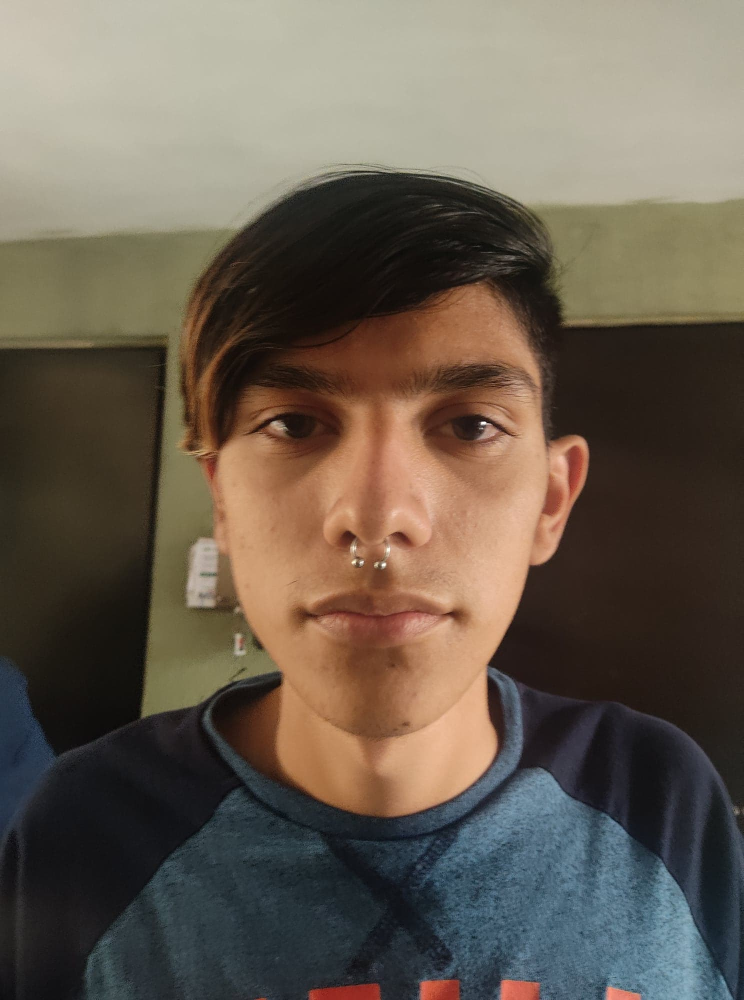
#> input picture Arturo.jpg, 1488 x 2000 px (shown at 1/2 size)
$ python deteccionOjosImagen.py
#> lines starting #> are read from the running program, lines starting #| are printed output that depends on the picture; after the words box and inside, x2 and y2 are one past the last pixel; in counts of white or black regions, pixels touching at a corner belong together
#id Eyes Face
#Detecta solo de frente
import cv2
import numpy as np

face_cascade = cv2.CascadeClassifier('C:/Users/HP/OneDrive/Escritorio/8vo Semestre/TMPI/2do Parcial/haarcascade_frontalface_default.xml') #Cargar el archivo de cascada para reconocer la cara
eye_casade = cv2.CascadeClassifier('C:/Users/HP/OneDrive/Escritorio/8vo Semestre/TMPI/2do Parcial/haarcascade_eye.xml') #Cargar el archivo de cascada para reconocer los ojos
#face_cascade = cv2.CascadeClassifier('C://Users//Reyno21//OneDrive//Escritorio//Identificacion_d_Borrachos//haarcascade_frontalface_default.xml') #Cargar el archivo de cascada para reconocer la cara
#eye_casade = cv2.CascadeClassifier("C://Users//Reyno21//OneDrive//Escritorio//Identificacion_d_Borrachos//haarcascade_eye.xml")

img = cv2.imread('Arturo.jpg')
#> img is the input picture: shape (2000, 1488, 3); mean B, G, R 80.6, 93.4, 104
res = cv2.resize(img, dsize=(610, 620), interpolation=cv2.INTER_CUBIC)
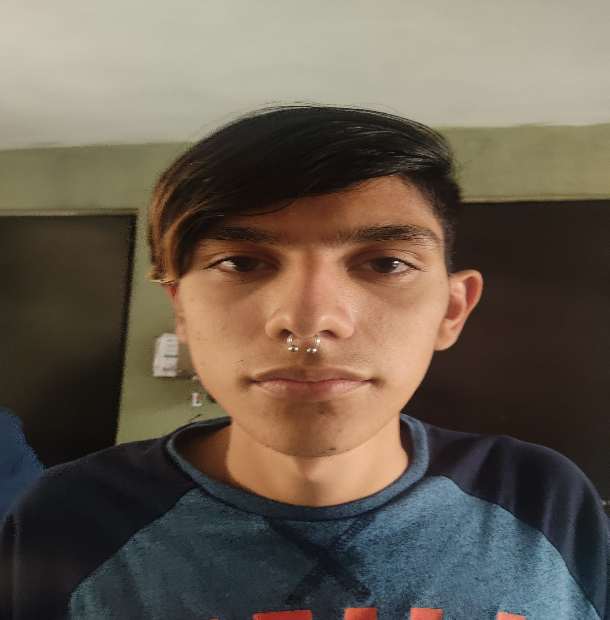
#> res: shape (620, 610, 3); mean B, G, R 80.6, 93.4, 104
gray = cv2.cvtColor(res, cv2.COLOR_BGR2GRAY) #Convertir la imagen a escala de grises
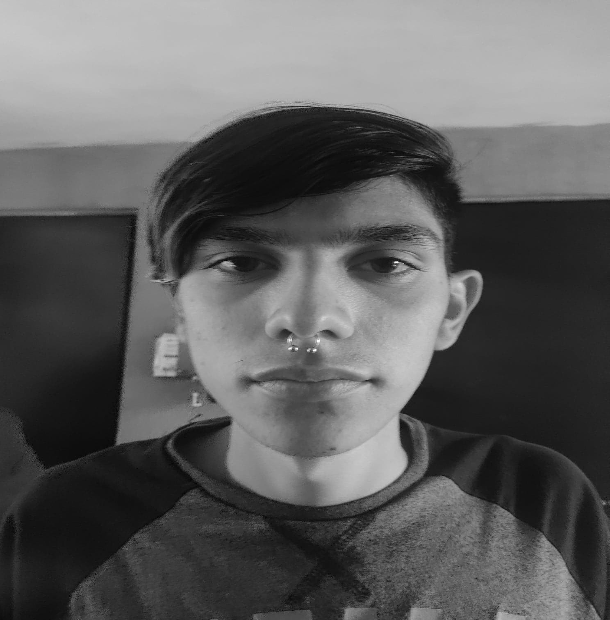
#> gray: shape (620, 610); min 1, max 254, mean 95.1

face = face_cascade.detectMultiScale(gray, 1.3, 5) #Detectar la cara
#> face = [[164, 146, 318, 318]]

for (x,y,w,h) in face: #Recorrer el arreglo de caras
    cv2.rectangle(res, (x,y), (x+w, y+h), (255,0,0), 2) #Dibujar un rectangulo en la cara
    roi_gray = gray[y:y+h, x:x+w] #Recortar la cara
    roi_color = res[y:y+h, x:x+w] #Recortar la cara
    eyes = eye_casade.detectMultiScale(roi_gray) #Detectar los ojos
    for (ex,ey,ew,eh) in eyes: #Recorrer el arreglo de ojos
        cv2.rectangle(roi_color, (ex,ey), (ex+ew, ey+eh), (0,255,0), 2) #Dibujar un rectangulo en los ojos
#> this loop made 1 pass
#> (x, y, w, h, eyes) on pass 1: (164, 146, 318, 318, [[167, 67, 97, 97], [40, 76, 77, 77]])
#> pass 1, `roi_gray = gray[y:y+h, x:x+w]`:
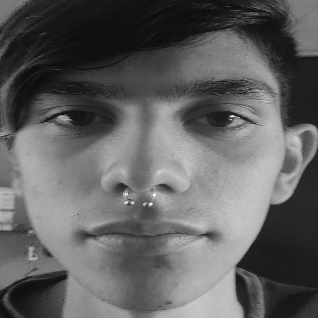
#> roi_gray: shape (318, 318); min 1, max 254, mean 96.6
#> pass 1, `roi_color = res[y:y+h, x:x+w]`:
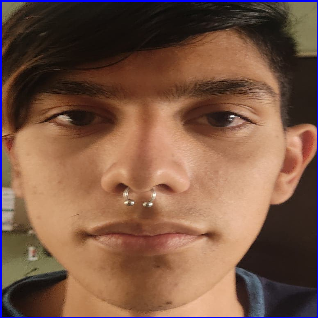
#> roi_color: shape (318, 318, 3); mean B, G, R 69.6, 87.5, 122.1
#> after the loop:
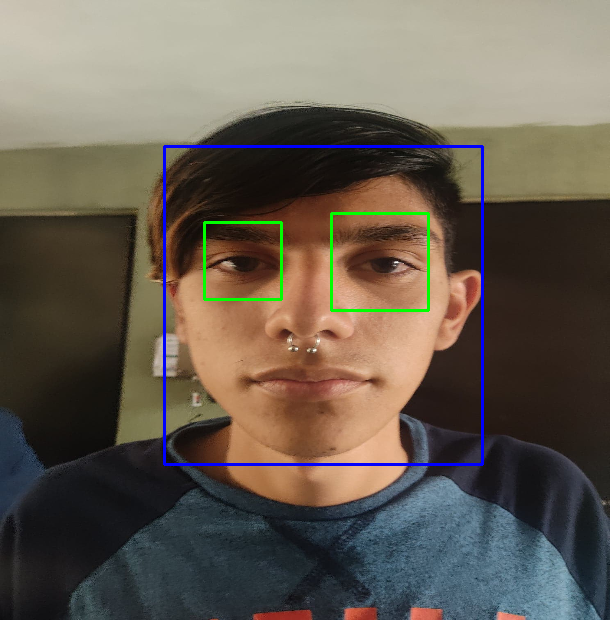
#> res: shape (620, 610, 3); 1.56% of pixels changed, all inside (x1, y1, x2, y2) = (163, 145, 484, 466)
#> after the loop:
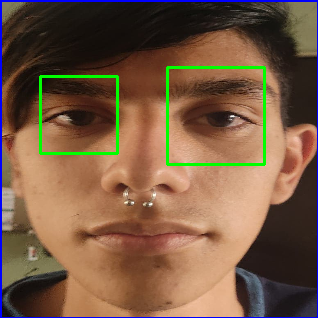
#> roi_color: shape (318, 318, 3); 2.06% of pixels changed, all inside (x1, y1, x2, y2) = (39, 66, 266, 166)

cv2.imshow('img', res) #Mostrar la imagen
cv2.waitKey(0) #Esperar una tecla
cv2.destroyAllWindows() #Cerrar todas las ventanas

$ run again, with NiIdea.jpg copied over Arturo.jpg
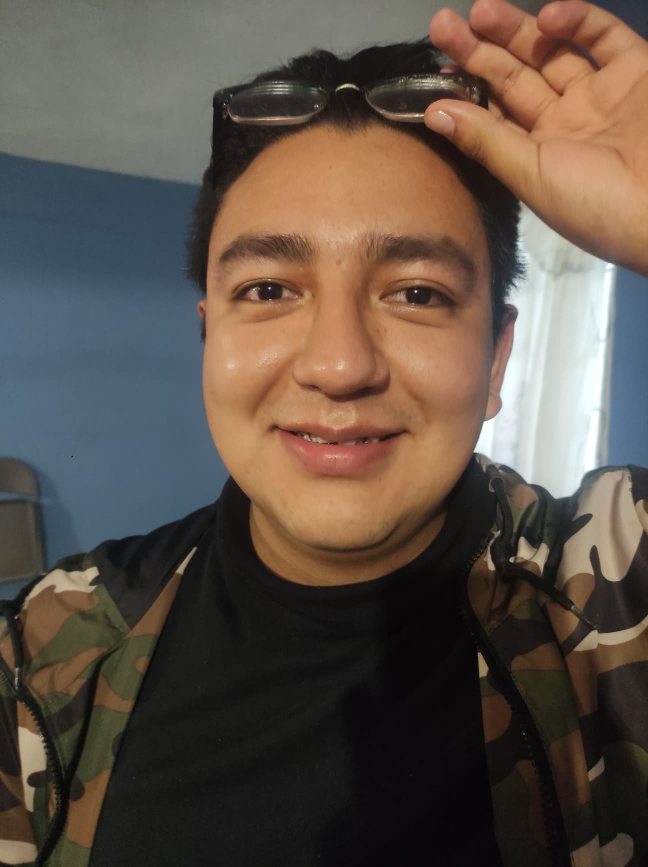
#> input picture NiIdea.jpg, 1296 x 1734 px (shown at 1/2 size)
#> img is the input picture: shape (1734, 1296, 3); mean B, G, R 72, 81.9, 94.2
#> face = [[174, 90, 294, 294]]
#> the loop `for (x,y,w,h) in face:` made 1 pass
#> (x, y, w, h, eyes) on pass 1: (174, 90, 294, 294, [[38, 82, 74, 74], [173, 86, 72, 72]])
#> after the loop `for (x,y,w,h) in face:`:
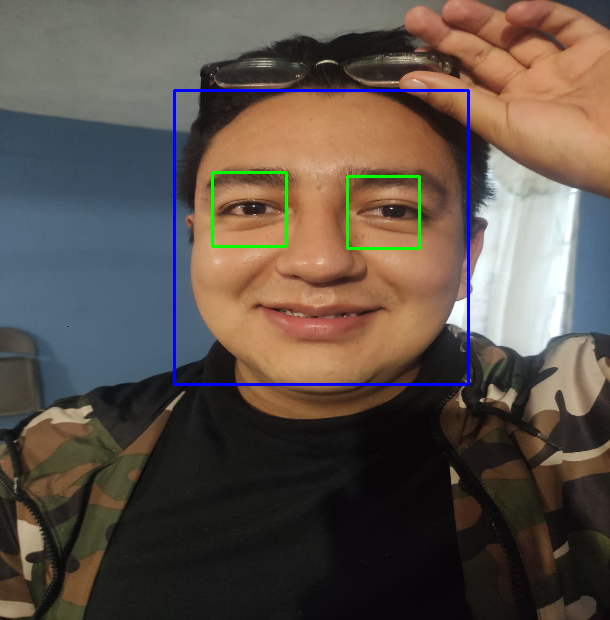
#> res: shape (620, 610, 3); mean B, G, R 73.4, 81.8, 92.7
#> after the loop `for (x,y,w,h) in face:`:
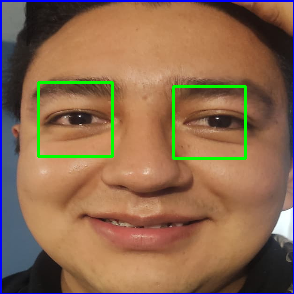
#> roi_color: shape (294, 294, 3); mean B, G, R 78.9, 105.5, 139.8
